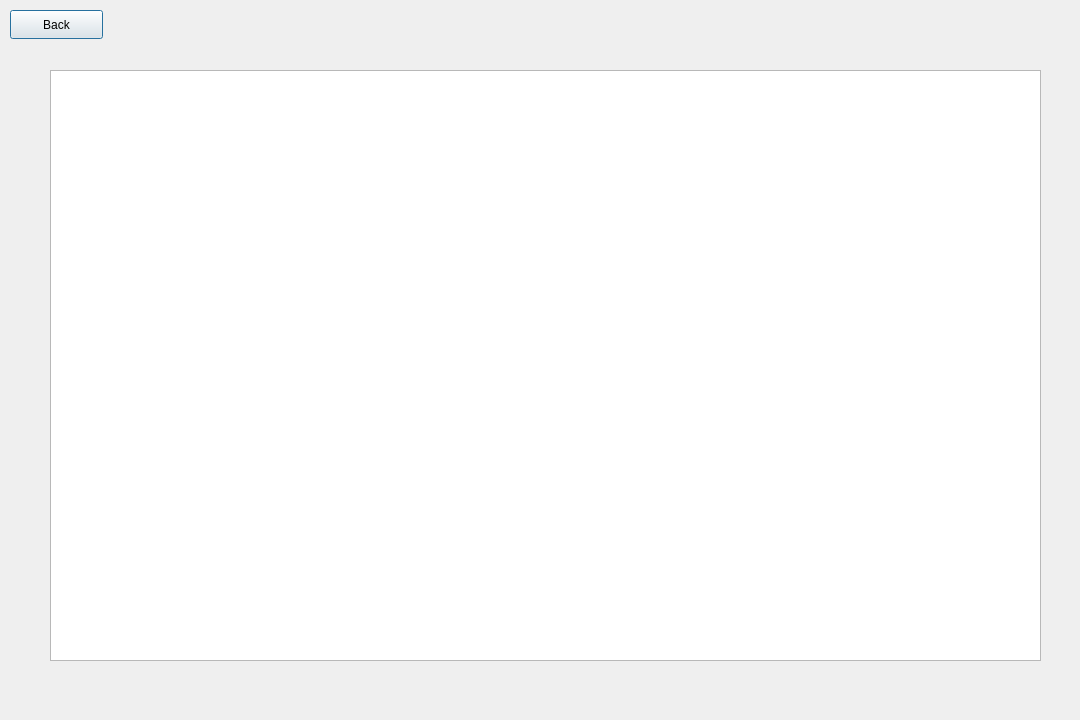
<?xml version="1.0" encoding="UTF-8"?>
<ui version="4.0">
 <class>available</class>
 <widget class="QDialog" name="available">
  <property name="geometry">
   <rect>
    <x>0</x>
    <y>0</y>
    <width>1080</width>
    <height>720</height>
   </rect>
  </property>
  <property name="windowTitle">
   <string>Dialog</string>
  </property>
  <widget class="QTableView" name="tableView">
   <property name="geometry">
    <rect>
     <x>50</x>
     <y>70</y>
     <width>991</width>
     <height>591</height>
    </rect>
   </property>
   <property name="styleSheet">
    <string notr="true"/>
   </property>
  </widget>
  <widget class="QPushButton" name="pushButton">
   <property name="geometry">
    <rect>
     <x>10</x>
     <y>10</y>
     <width>93</width>
     <height>29</height>
    </rect>
   </property>
   <property name="text">
    <string>Back</string>
   </property>
  </widget>
  <widget class="QLabel" name="label">
   <property name="geometry">
    <rect>
     <x>0</x>
     <y>0</y>
     <width>1091</width>
     <height>721</height>
    </rect>
   </property>
   <property name="text">
    <string/>
   </property>
   <property name="pixmap">
    <pixmap resource="Resources.qrc">:/Image/output-onlinepngtools.png</pixmap>
   </property>
   <property name="scaledContents">
    <bool>true</bool>
   </property>
  </widget>
  <zorder>label</zorder>
  <zorder>tableView</zorder>
  <zorder>pushButton</zorder>
 </widget>
 <resources>
  <include location="Resources.qrc"/>
 </resources>
 <connections/>
</ui>
